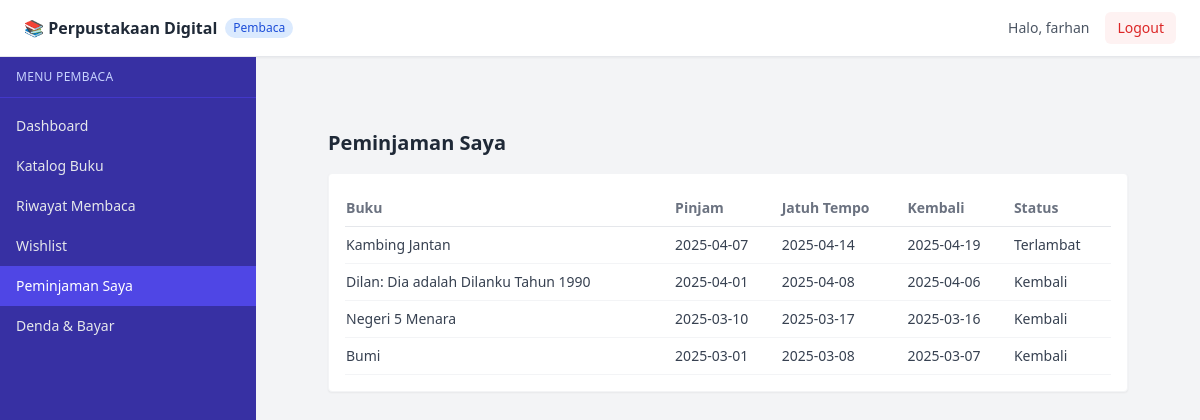
/pembaca/borrowings.php (signed in), run on the app's committed database.
### tables this page shows
CREATE TABLE IF NOT EXISTS borrowings (
    id INT PRIMARY KEY AUTO_INCREMENT,
    user_id INT NOT NULL,
    book_id INT NOT NULL,
    borrow_date DATE NOT NULL,
    due_date DATE,
    return_date DATE,
    status ENUM('Dipinjam', 'Kembali', 'Terlambat') DEFAULT 'Dipinjam',
    FOREIGN KEY (user_id) REFERENCES users(id) ON DELETE CASCADE,
    FOREIGN KEY (book_id) REFERENCES books(id) ON DELETE CASCADE
);

CREATE TABLE IF NOT EXISTS books (
    id INT PRIMARY KEY AUTO_INCREMENT,
    publisher_id INT NOT NULL,
    title VARCHAR(255) NOT NULL,
    isbn VARCHAR(13) NOT NULL UNIQUE,
    publication_year YEAR,
    synopsis TEXT,
    total_pages INT,
    FOREIGN KEY (publisher_id) REFERENCES publishers(id) ON DELETE CASCADE
);

### auth/check_session.php (called while the page is built, shortened)
<?php
function getBasePath() {
    static $basePath = null;
    if ($basePath !== null) return $basePath;
    $projectRoot = str_replace('\\', '/', dirname(__DIR__));
    $docRoot = str_replace('\\', '/', $_SERVER['DOCUMENT_ROOT']);
    if (strpos($projectRoot, $docRoot) === 0) {
        $basePath = substr($projectRoot, strlen($docRoot));
    } else {
        $parts = explode('/', trim($_SERVER['SCRIPT_NAME'], '/'));
        $basePath = '/' . ($parts[0] ?? '');
    }
    if ($basePath === false || $basePath === '' || $basePath === '/') {
        $basePath = '/';
    }
    $basePath = rtrim($basePath, '/') . '/';
    return $basePath;
}

### pembaca/borrowings.php (the view, shortened to what this page needs)
<?php
require_once '../auth/check_session.php';
require_once '../config/database.php';
$userId = $_SESSION['user_id'];
$borrowings = $conn->query("
    SELECT b.*, bk.title
    FROM borrowings b
    JOIN books bk ON b.book_id = bk.id
    WHERE b.user_id = $userId
    ORDER BY b.id DESC
");
require_once '../includes/header.php';
?>
<div class="p-6">
    <h1 class="text-xl font-semibold text-gray-800 mb-4">Peminjaman Saya</h1>
    <div class="bg-white p-4 rounded shadow-sm border border-gray-100 overflow-x-auto">
        <table class="w-full text-sm">
            <thead>
                <tr class="text-left text-gray-500 border-b border-gray-200">
                    <th class="py-2 pr-2">Buku</th>
                    <th class="py-2 pr-2">Pinjam</th>
                    <th class="py-2 pr-2">Jatuh Tempo</th>
                    <th class="py-2 pr-2">Kembali</th>
                    <th class="py-2 pr-2">Status</th>
                </tr>
            </thead>
            <tbody>
                <?php if ($borrowings && $borrowings->num_rows > 0): ?>
                    <?php while ($b = $borrowings->fetch_assoc()): ?>
                        <tr class="border-b border-gray-100">
                            <td class="py-2 pr-2 text-gray-700"><?= htmlspecialchars($b['title']) ?></td>
                            <td class="py-2 pr-2 text-gray-700"><?= htmlspecialchars($b['borrow_date']) ?></td>
                            <td class="py-2 pr-2 text-gray-700"><?= htmlspecialchars($b['due_date']) ?></td>
                            <td class="py-2 pr-2 text-gray-700"><?= htmlspecialchars($b['return_date'] ?? '-') ?></td>
                            <td class="py-2 pr-2 text-gray-700"><?= htmlspecialchars($b['status']) ?></td>
                        </tr>
                    <?php endwhile; ?>
                <?php else: ?>
                    <tr><td colspan="5" class="py-4 text-center text-gray-400">Belum pernah meminjam buku.</td></tr>
                <?php endif; ?>
            </tbody>
        </table>
    </div>
</div>
<?php require_once '../includes/footer.php'; ?>

### includes/header.php (shortened to what this page needs)
<?php
$base = getBasePath();
?>
<!DOCTYPE html>
<html lang="id">
<head>
    <script src="https://cdn.tailwindcss.com"></script>
</head>
<body class="bg-gray-100 min-h-screen">
    <nav class="bg-white border-b border-gray-200 px-6 py-3 flex items-center justify-between shadow-sm">
        <div class="flex items-center gap-2">
            <span class="font-bold text-gray-800">📚 Perpustakaan Digital</span>
            <span class="text-xs bg-blue-100 text-blue-700 px-2 py-0.5 rounded-full">
                <?= htmlspecialchars($_SESSION['role']) ?>
            </span>
        </div>
        <div class="flex items-center gap-4">
            <span class="text-sm text-gray-600">
                Halo, <span class="font-medium"><?= htmlspecialchars($_SESSION['username']) ?></span>
            </span>
            <a href="<?= $base ?>logout.php"
               class="text-sm bg-red-50 text-red-600 hover:bg-red-100 px-3 py-1.5 rounded-md transition">
                Logout
            </a>
        </div>
    </nav>
    <div class="flex">
        <?php require_once __DIR__ . '/sidebar.php'; ?>
        <main class="flex-1 p-6">
            <div class="p-6">

### includes/sidebar.php (shortened to what this page needs)
<?php
$currentRole = $_SESSION['role'] ?? '';
$currentPage = basename($_SERVER['PHP_SELF']);
$base = getBasePath();
function isActive($page, $currentPage) {
    return $page === $currentPage
        ? 'bg-indigo-600 text-white'
        : 'text-gray-200 hover:bg-indigo-700 hover:text-white';
}
$menus = [];
if ($currentRole === 'Admin') {
    $menus = [
        ['label' => 'Dashboard',         'file' => 'dashboard.php',    'href' => $base . 'admin/dashboard.php'],
        ['label' => 'Manajemen User',    'file' => 'users.php',        'href' => $base . 'admin/users.php'],
        ['label' => 'Manajemen Staff',   'file' => 'staff.php',        'href' => $base . 'admin/staff.php'],
        ['label' => 'Data Buku',         'file' => 'books.php',        'href' => $base . 'admin/books.php'],
        ['label' => 'Master Data Buku',  'file' => 'master_data.php',  'href' => $base . 'admin/master_data.php'],
        ['label' => 'Peminjaman',        'file' => 'borrowings.php',   'href' => $base . 'admin/borrowings.php'],
        ['label' => 'Denda & Bayar',     'file' => 'fines.php',        'href' => $base . 'admin/fines.php'],
        ['label' => 'Laporan',           'file' => 'laporan.php',      'href' => $base . 'admin/laporan.php'],
        ['label' => 'Audit Log',         'file' => 'audit_log.php',    'href' => $base . 'admin/audit_log.php'],
    ];
} elseif ($currentRole === 'Pembaca') {
    $menus = [
        ['label' => 'Dashboard',          'file' => 'dashboard.php',        'href' => $base . 'pembaca/dashboard.php'],
        ['label' => 'Katalog Buku',       'file' => 'catalog.php',          'href' => $base . 'pembaca/catalog.php'],
        ['label' => 'Riwayat Membaca',    'file' => 'reading_history.php',  'href' => $base . 'pembaca/reading_history.php'],
        ['label' => 'Wishlist',           'file' => 'wishlist.php',         'href' => $base . 'pembaca/wishlist.php'],
        ['label' => 'Peminjaman Saya',    'file' => 'borrowings.php',       'href' => $base . 'pembaca/borrowings.php'],
        ['label' => 'Denda & Bayar',      'file' => 'fines.php',            'href' => $base . 'pembaca/fines.php'],
    ];
}
?>
<aside class="w-64 min-h-screen bg-indigo-800 flex-shrink-0">
    <div class="px-4 py-3 border-b border-indigo-700">
        <p class="text-indigo-200 text-xs uppercase tracking-wide">Menu <?= htmlspecialchars($currentRole) ?></p>
    </div>
    <nav class="mt-2">
        <ul>
            <?php foreach ($menus as $menu): ?>
            <li>
                <a href="<?= $menu['href'] ?>"
                   class="flex items-center px-4 py-2.5 text-sm font-medium transition <?= isActive($menu['file'], $currentPage) ?>">
                    <?= htmlspecialchars($menu['label']) ?>
                </a>
            </li>
            <?php endforeach; ?>
        </ul>
    </nav>
</aside>

### includes/footer.php
            </div>
        </main>
    </div>
</body>
</html>

### data on the page
borrowings: book.title "Kambing Jantan", borrow_date "2025-04-07", due_date "2025-04-14", return_date "2025-04-19", status "Terlambat"
borrowings: book.title "Dilan: Dia adalah Dilanku Tahun 1990", borrow_date "2025-04-01", due_date "2025-04-08", return_date "2025-04-06", status "Kembali"
borrowings: book.title "Negeri 5 Menara", borrow_date "2025-03-10", due_date "2025-03-17", return_date "2025-03-16", status "Kembali"
borrowings: book.title "Bumi", borrow_date "2025-03-01", due_date "2025-03-08", return_date "2025-03-07", status "Kembali"

### other printed values
$_SESSION['role'] "Pembaca"
$_SESSION['username'] "farhan"
$currentRole "PEMBACA"
$menu['label'] "Dashboard"
$menu['label'] "Katalog Buku"
$menu['label'] "Riwayat Membaca"
$menu['label'] "Wishlist"
$menu['label'] "Peminjaman Saya"
$menu['label'] "Denda & Bayar"
